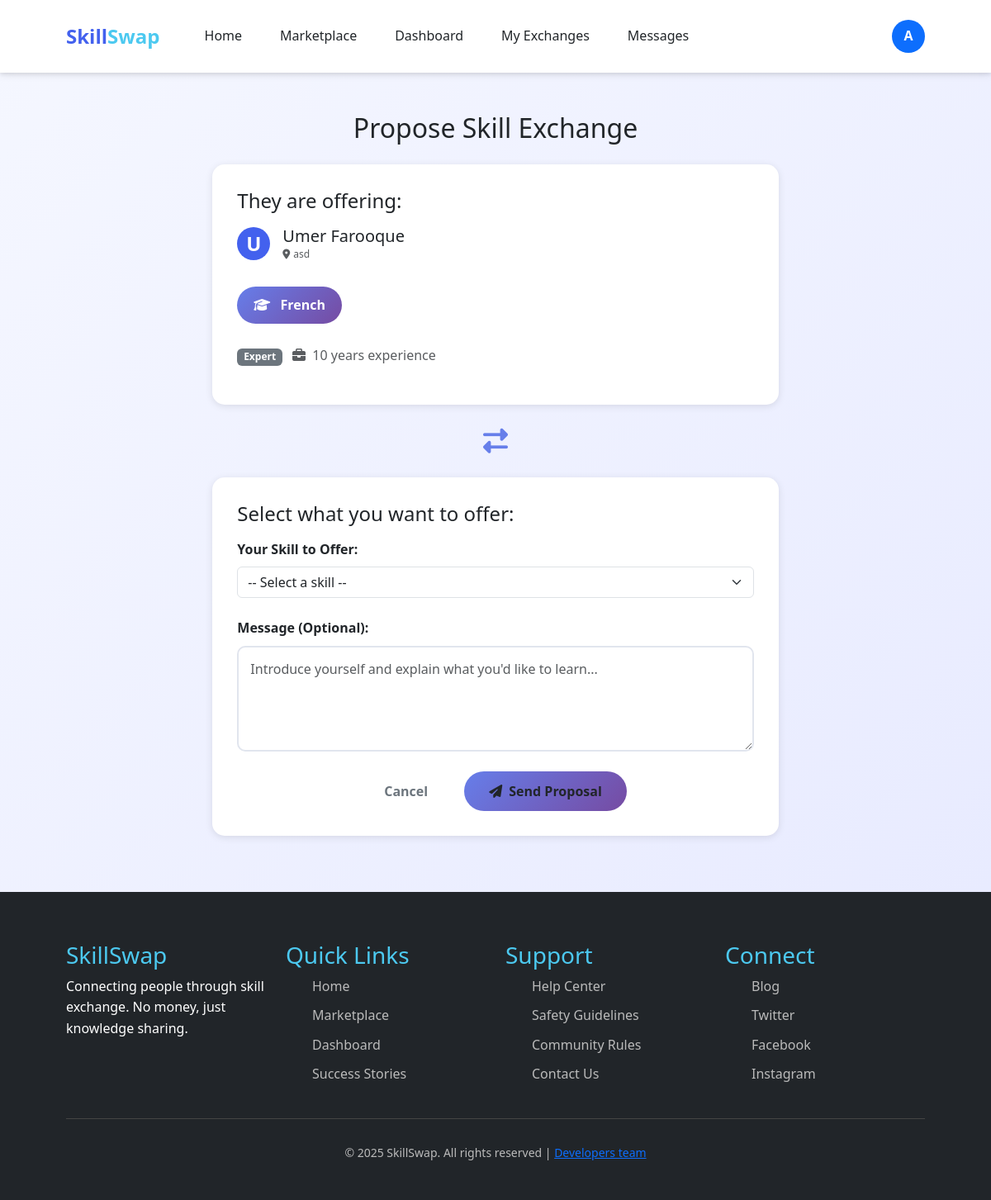
Screenshot of /propose-exchange/5/ (signed in) with the database file from the repository.
### main/models.py (models this page shows, shortened)
class UserSkill(models.Model):
    SKILL_ROLE = (
        ("offer", "Can Offer"),
        ("seek", "Looking For"),
    )
    PROFICIENCY_CHOICES = [
        ("beginner", "Beginner"),
        ("intermediate", "Intermediate"),
        ("advanced", "Advanced"),
        ("expert", "Expert"),
    ]
    user = models.ForeignKey(User, on_delete=models.CASCADE)
    skill = models.ForeignKey(Skill, on_delete=models.CASCADE)
    role = models.CharField(max_length=10, choices=SKILL_ROLE, default="offer")
    proficiency = models.CharField(
        max_length=20, choices=PROFICIENCY_CHOICES, default="beginner"
    )
    experience_years = models.PositiveIntegerField(default=0)
    class Meta:
        unique_together = ("user", "skill", "role")
        indexes = [
            models.Index(fields=["role"]),
            models.Index(fields=["proficiency"]),
            models.Index(fields=["user", "role"]),
        ]

class UserProfile(models.Model):
    user = models.OneToOneField(User, on_delete=models.CASCADE)
    full_name = models.CharField(max_length=150)
    bio = models.TextField()
    location = models.CharField(max_length=100)
    certifications = models.FileField(
        upload_to="certifications/", blank=True, null=True
    )
    created_at = models.DateTimeField(auto_now_add=True)

class Skill(models.Model):
    name = models.CharField(max_length=100, unique=True)
    category = models.ForeignKey(
        Category,
        on_delete=models.SET_NULL,
        null=True,
        blank=True,
        related_name="skills",
    )

### main/views.py (the view, shortened to what this page needs)
# urls.py: path("propose-exchange/<int:user_skill_id>/", views.propose_exchange_view, name="propose_exchange"),
@login_required
def propose_exchange_view(request, user_skill_id):
    other_user_skill = get_object_or_404(
        UserSkill.objects.select_related("user", "user__userprofile", "skill"),
        id=user_skill_id,
        role="offer"
    )
    if other_user_skill.user == request.user:
        messages.error(request, "You cannot propose an exchange with yourself!")
        return redirect("marketplace")
    my_offered_skills = UserSkill.objects.filter(
        user=request.user, role="offer"
    ).select_related("skill")
    context = {
        "other_user_skill": other_user_skill,
        "my_offered_skills": my_offered_skills,
    }
    return render(request, "propose_exchange.html", context)

### main/templates/propose_exchange.html (shortened to what this page needs)
{% extends "base.html" %}
{% load static %}
{% block styles %}
<link rel="stylesheet" href="{% static 'css/home.css' %}">
{% endblock %}
{% block content %}
<div class="container py-5">
    <div class="row justify-content-center">
        <div class="col-md-8">
            <h2 class="text-center mb-4">Propose Skill Exchange</h2>
            <div class="exchange-card">
                <h4 class="mb-3">They are offering:</h4>
                <div class="user-info">
                    <div class="user-avatar">
                        {% if other_user_skill.user.userprofile.full_name %}
                            {{ other_user_skill.user.userprofile.full_name|slice:":1"|upper }}
                        {% else %}
                            {{ other_user_skill.user.username|slice:":1"|upper }}
                        {% endif %}
                    </div>
                    <div>
                        <h5 class="mb-0">
                            {% if other_user_skill.user.userprofile.full_name %}
                                {{ other_user_skill.user.userprofile.full_name }}
                            {% else %}
                                {{ other_user_skill.user.username }}
                            {% endif %}
                        </h5>
                        <p class="text-muted mb-0">
                            {% if other_user_skill.user.userprofile.location %}
                                <i class="fas fa-map-marker-alt me-1"></i>{{ other_user_skill.user.userprofile.location }}
                            {% endif %}
                        </p>
                    </div>
                </div>
                <div class="skill-badge">
                    <i class="fas fa-graduation-cap me-2"></i>
                    {{ other_user_skill.skill.name }}
                </div>
                <p class="mt-3">
                    <span class="badge bg-secondary">{{ other_user_skill.get_proficiency_display }}</span>
                    <span class="ms-2 text-muted">
                        <i class="fas fa-briefcase me-1"></i>
                        {{ other_user_skill.experience_years }} year{{ other_user_skill.experience_years|pluralize }} experience
                    </span>
                </p>
            </div>
            <div class="exchange-arrow">
                <i class="fas fa-exchange-alt"></i>
            </div>
            <div class="exchange-card">
                <h4 class="mb-3">Select what you want to offer:</h4>
                {% if my_offered_skills %}
                <form method="post">
                    <div class="mb-4">
                        <label for="my_skill" class="form-label fw-bold">Your Skill to Offer:</label>
                        <select class="form-select" id="my_skill" name="my_skill" required>
                            <option value="">-- Select a skill --</option>
                        </select>
                    </div>
                    <div class="mb-4">
                        <label for="notes" class="form-label fw-bold">Message (Optional):</label>
                        <textarea class="form-control" id="notes" name="notes" rows="4"
                                  placeholder="Introduce yourself and explain what you'd like to learn..."></textarea>
                    </div>
                    <div class="text-center">
                        <a href="{% url 'marketplace' %}" class="btn btn-outline-secondary px-4 py-2 me-3">Cancel</a>
                        <button type="submit" class="btn btn-propose">
                            <i class="fas fa-paper-plane me-2"></i>Send Proposal
                        </button>
                    </div>
                </form>
                {% endif %}
            </div>
        </div>
    </div>
</div>
{% endblock %}

### main/templates/base.html (shortened to what this page needs)
{% load static %}
<!DOCTYPE html>
<html lang="en">
<head>
    {% block styles %} {% endblock styles %}
    <link rel="stylesheet" href="https://cdn.jsdelivr.net/npm/bootstrap@5.3.0/dist/css/bootstrap.min.css">
    <link rel="stylesheet" href="https://cdnjs.cloudflare.com/ajax/libs/font-awesome/6.4.0/css/all.min.css">
    <link rel="stylesheet" href="{% static 'css/style.css' %}">
</head>
<body>
    <header>
  <nav class="navbar navbar-expand-lg navbar-light bg-white shadow-sm">
    <div class="container">
      <a class="navbar-brand logo" href="{% url 'marketplace' %}">
        Skill<span>Swap</span>
      </a>
      <div class="collapse navbar-collapse" id="navbarNav">
        <ul class="navbar-nav me-auto nav-links">
          <li class="nav-item">
            <a class="nav-link {% if request.resolver_match.url_name == 'index' %}active{% endif %}" href="{% url 'index' %}">Home</a>
          </li>
          <li class="nav-item">
            <a class="nav-link {% if request.resolver_match.url_name == 'marketplace' %}active{% endif %}" href="{% url 'marketplace' %}">Marketplace</a>
          </li>
          <li class="nav-item">
            <a class="nav-link {% if request.resolver_match.url_name == 'dashboard' %}active{% endif %}" href="{% url 'dashboard' %}">Dashboard</a>
          </li>
          {% if user.is_authenticated %}
          <li class="nav-item">
            <a class="nav-link {% if request.resolver_match.url_name == 'exchanges' %}active{% endif %}" href="{% url 'exchanges' %}">My Exchanges</a>
          </li>
          <li class="nav-item">
            <a class="nav-link {% if request.resolver_match.url_name == 'messages' or request.resolver_match.url_name == 'conversation' %}active{% endif %}" href="{% url 'messages' %}">
              Messages
            </a>
          </li>
          {% endif %}
        </ul>
        <div class="d-flex align-items-center">
          {% if user.is_authenticated %}
            <div class="dropdown">
              <a href="#" class="d-flex align-items-center text-decoration-none dropdown-toggle" id="userDropdown" data-bs-toggle="dropdown" aria-expanded="false">
                <div class="rounded-circle bg-primary text-white d-flex justify-content-center align-items-center" style="width:40px; height:40px; font-weight:600;">
                  {% if user.first_name %}
                    {{ user.first_name|slice:":1"|upper }}
                  {% else %}
                    {{ user.username|slice:":1"|upper }}
                  {% endif %}
                </div>
              </a>
            </div>
          {% else %}
            <a href="{% url 'login' %}" class="btn btn-outline me-2">Log In</a>
            <a href="{% url 'signup' %}" class="btn btn-primary">Register</a>
          {% endif %}
        </div>
      </div>
    </div>
  </nav>
</header>
    <main>
        {% block content %}
        {% endblock content %}
    </main>
    <footer>
        <div class="container">
            <div class="row">
                <div class="col-lg-3 col-md-6 mb-4">
                    <h3>SkillSwap</h3>
                    <p>Connecting people through skill exchange. No money, just knowledge sharing.</p>
                </div>
                <div class="col-lg-3 col-md-6 mb-4">
                    <h3>Quick Links</h3>
                    <ul class="footer-links">
                        <li><a href="{% url 'index' %}">Home</a></li>
                        <li><a href="{% url 'marketplace' %}">Marketplace</a></li>
                        <li><a href="{% url 'dashboard' %}">Dashboard</a></li>
                        <li><a href="#">Success Stories</a></li>
                    </ul>
                </div>
                <div class="col-lg-3 col-md-6 mb-4">
                    <h3>Support</h3>
                    <ul class="footer-links">
                        <li><a href="#">Help Center</a></li>
                        <li><a href="#">Safety Guidelines</a></li>
                        <li><a href="#">Community Rules</a></li>
                        <li><a href="#">Contact Us</a></li>
                    </ul>
                </div>
                <div class="col-lg-3 col-md-6 mb-4">
                    <h3>Connect</h3>
                    <ul class="footer-links">
                        <li><a href="#">Blog</a></li>
                        <li><a href="#">Twitter</a></li>
                        <li><a href="#">Facebook</a></li>
                        <li><a href="#">Instagram</a></li>
                    </ul>
                </div>
            </div>
            <div class="copyright text-center">
                <p>&copy; 2025 SkillSwap. All rights reserved | <a class="secondary-link link-underline-opacity-0" href="{% url "devteam" %}">Developers team</a></p>
            </div>
        </div>
    </footer>
</body>
</html>

### main/static/css/home.css (style rules this page uses)
.user-info p { font-size: 12px; color: var(--gray-medium); margin: 0; }

### main/static/css/style.css (style rules this page uses)
* { margin: 0; padding: 0; box-sizing: border-box; font-family: 'Segoe UI', Tahoma, Geneva, Verdana, sans-serif; }
:root { --primary: #4361ee; --secondary: #3a0ca3; --accent: #4cc9f0; --magic: #b5179e; --light: #f8f9fa; --dark: #212529; --success: #4bb543; --warning: #ff9e00; --error: #e63946; --gray-light: #e1e5ee; --gray-medium: #6c757d; --gray-dark: #495057; }
body { background: linear-gradient(135deg, #f5f7ff 0%, #e6e9ff 100%); color: var(--dark); line-height: 1.6; min-height: 100vh; display: flex; flex-direction: column; }
.container { width: 90%; max-width: 1200px; margin: 0 auto; padding: 0 20px; }
.btn { display: inline-block; padding: 12px 30px; border-radius: 50px; text-decoration: none; font-weight: 600; transition: all 0.3s ease; cursor: pointer; border: none; font-size: 16px; text-align: center; }
header { background: white; box-shadow: 0 2px 10px rgba(0,0,0,0.1); position: sticky; top: 0; z-index: 1000; }
.navbar { display: flex !important; justify-content: space-between !important; align-items: center !important; padding: 20px 0 !important; }
.logo { display: flex; align-items: center; font-size: 24px; font-weight: 700; color: var(--primary); text-decoration: none; }
.logo span { color: var(--accent); }
.nav-links { display: flex; list-style: none; }
.nav-links li { margin-left: 30px; }
.nav-links a { text-decoration: none; color: var(--dark); font-weight: 500; transition: color 0.3s; }
.user-avatar { width: 40px; height: 40px; border-radius: 50%; background: var(--primary); color: white; display: flex; align-items: center; justify-content: center; font-weight: bold; cursor: pointer; }
.user-info p { font-size: 12px; color: var(--gray-medium); margin: 0; }
.form-control { width: 100%; padding: 14px; border: 2px solid var(--gray-light); border-radius: 10px; font-size: 16px; transition: border 0.3s; }
footer { background: var(--dark); color: white; padding: 60px 0 30px; margin-top: auto; }
.footer-links { list-style: none; }
.footer-links li { margin-bottom: 10px; }
.footer-links a { color: #bbb; text-decoration: none; transition: color 0.3s; }
.copyright { text-align: center; padding-top: 30px; border-top: 1px solid #444; color: #bbb; font-size: 14px; }
.text-center { text-align: center; }
footer>.container>.row>div>h3 { color: #4cc9f0; }

### main/templates/propose_exchange.html (style rules this page uses)
.exchange-card { background: #fff; border-radius: 15px; box-shadow: 0 2px 10px rgba(0,0,0,0.1); padding: 30px; margin-bottom: 20px; }
.skill-badge { background: linear-gradient(135deg, #667eea 0%, #764ba2 100%); color: white; padding: 10px 20px; border-radius: 25px; display: inline-block; margin: 10px 0; font-weight: 600; }
.user-info { display: flex; align-items: center; gap: 15px; margin-bottom: 20px; }
.user-avatar { width: 60px; height: 60px; border-radius: 50%; background: linear-gradient(135deg, #667eea 0%, #764ba2 100%); display: flex; align-items: center; justify-content: center; color: white; font-size: 24px; font-weight: bold; }
.exchange-arrow { text-align: center; font-size: 30px; color: #667eea; margin: 20px 0; }
.form-select, .form-control { border: 2px solid #e0e0e0; border-radius: 10px; padding: 12px; transition: all 0.3s ease; }
.btn-propose { background: linear-gradient(135deg, #667eea 0%, #764ba2 100%); border: none; padding: 12px 40px; border-radius: 25px; color: white; font-weight: 600; transition: all 0.3s ease; }

### main/templates/base.html (style rules this page uses)
.dropdown-toggle::after { display: none !important; }

### rows the page displays
UserSkill: user.userprofile.full_name "U", user.userprofile.full_name "Umer Farooque", user.userprofile.location "asd", skill.name "French", proficiency "Expert", experience_years "10"

### other values shown
{{ user.username|slice:":1"|upper }} "A"
